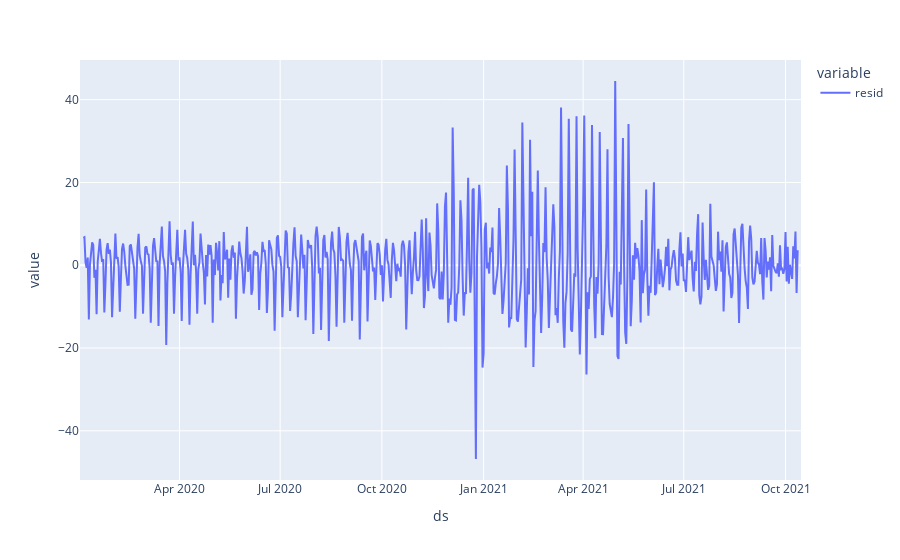

The cell this chart's notebook holds for it:
### Code cell
decomp = seasonal_decompose(ts.n_orders, model='additive')
decomp.resid.plot()

### Figure 1 — Plotly figure (JSON) as saved in the notebook; plotly's stock layout.template omitted (floating-point values rounded to 4 significant figures; data arrays with more than 128 entries replaced by an {"elided": "..."} marker saying what was removed)
{"data": [{"hovertemplate": "variable=resid<br>ds=%{x}<br>value=%{y}<extra></extra>", "legendgroup": "resid", "line": {"color": "#636efa", "dash": "solid"}, "mode": "lines", "name": "resid", "orientation": "v", "showlegend": true, "type": "scatter", "x": {"elided": "653 str values"}, "xaxis": "x", "y": {"elided": "653 float values"}, "yaxis": "y"}], "layout": {"legend": {"title": {"text": "variable"}, "tracegroupgap": 0}, "margin": {"t": 60}, "xaxis": {"anchor": "y", "domain": [0, 1], "title": {"text": "ds"}}, "yaxis": {"anchor": "x", "domain": [0, 1], "title": {"text": "value"}}}}
